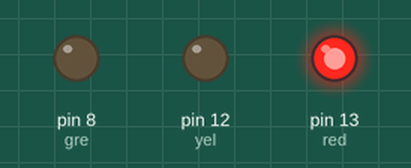
Bench run of a sketch on a simulated Arduino Uno, built with avr-gcc and run on an emulated ATmega328P. Shown: output pins drawn as LEDs (lit = HIGH).

Above: at 0.2 s.
At 1.2 s:
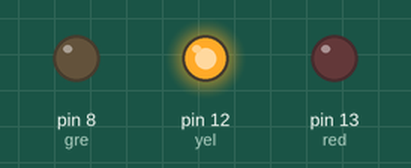
At 2.2 s:
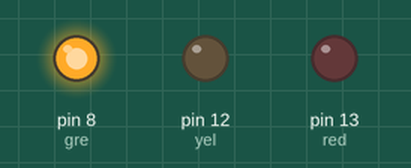
At 5.7 s:
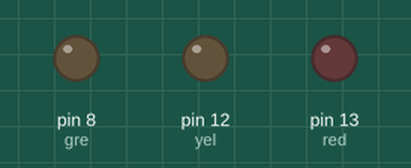
Timing chart, 0 to 6.9 s (numbered marks = the images above):
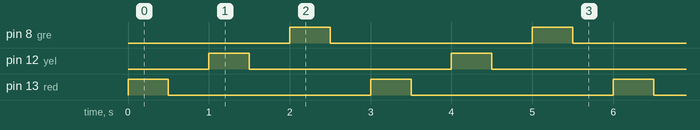

Measured:
- by itself, pin 8 (gre), pin 12 (yel), pin 13 (red): alternates HIGH for 0.50 s and LOW for 2.5 s
- by itself, everything shown: repeats every 3.0 s, in 6 steps

The sketch:

quiz1_181204.ino
```cpp
int red = 13;
int yel = 12;
int gre = 8;


void setup() {
  // put your setup code here, to run once:
  pinMode(red, OUTPUT);
  pinMode(yel, OUTPUT);
  pinMode(gre, OUTPUT);
}

void loop() {
  digitalWrite(red, HIGH);
  delay(500);
  digitalWrite(red, LOW);
  delay(500);
  digitalWrite(yel, HIGH);
  delay(500);
  digitalWrite(yel, LOW);
  delay(500);
  digitalWrite(gre, HIGH);
  delay(500);
  digitalWrite(gre, LOW);
  delay(500);

}
```
